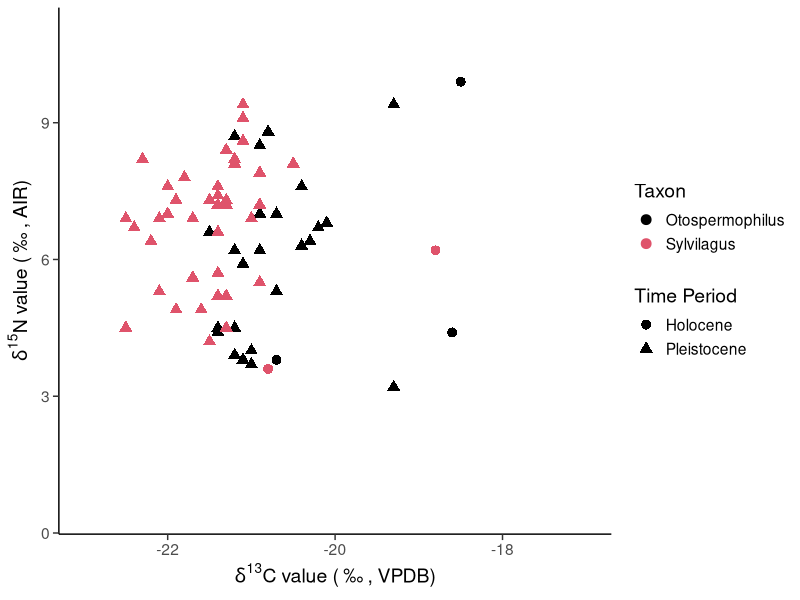
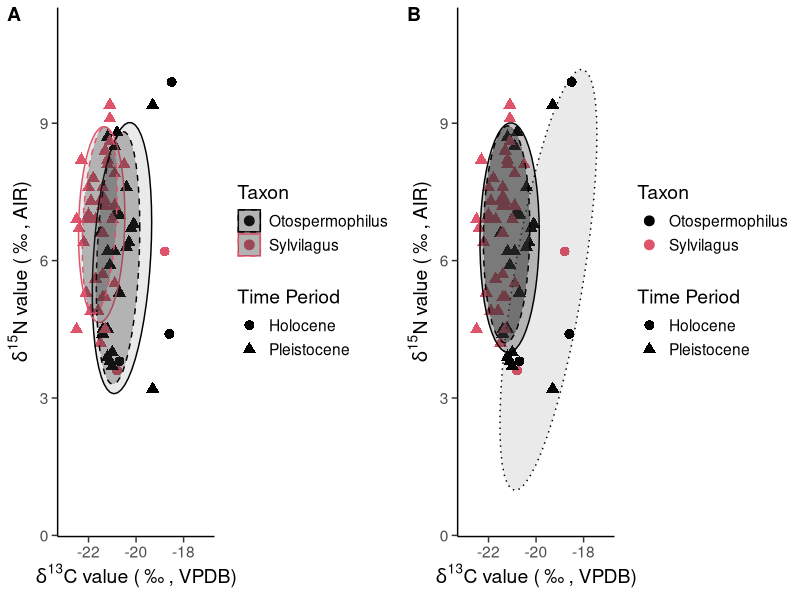
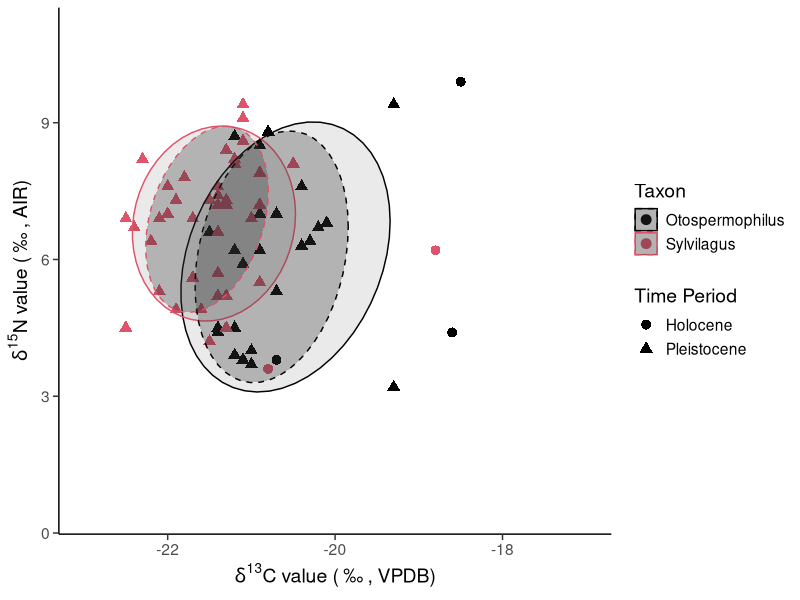
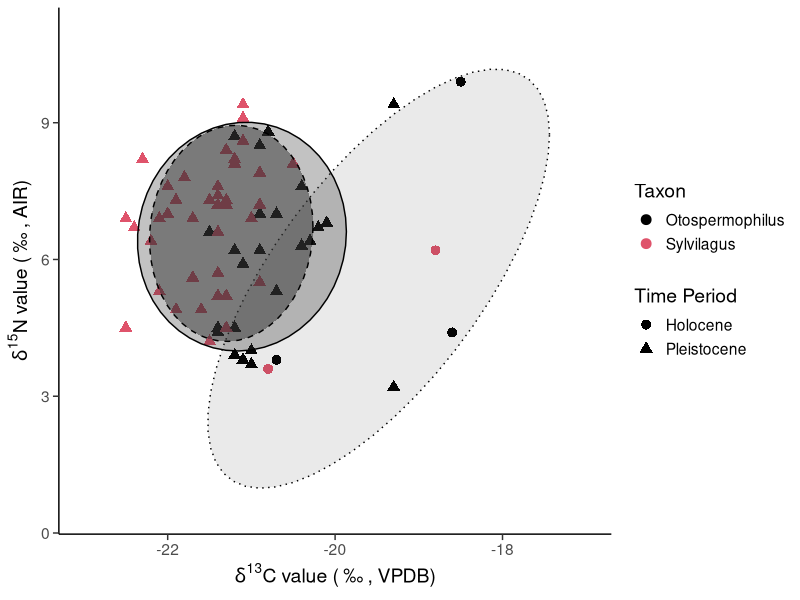

Here is the R script that generated these plots, in order: (Note: this script raises an error after producing the figures.)
library(tidyverse)
#library(gridExtra)
library(ggpubr)

# ggplot ellipses ----
# load in the isotope dataset
dat<- read.csv("data/processed/final_dataset_focaltaxa_with_calages_climate.csv", header=T)

# arrange for ggplot
rlb_data <- dat %>% mutate(Taxon = factor(Taxon), 
                           time_group = factor(time_group),
                           d13C = del13C_permil, 
                           d15N = del15N_permil,
                           .keep = "unused") 

## Final Figure 2 plots ----
# will alter in Illustrator afterwards

rlbPalette <- palette(c("royalblue2","darkorange"))
p.ell <- 0.68

# lay out basic plot structure
base.plot <- ggplot(data = rlb_data, 
                         aes(x = d13C, 
                             y = d15N)) + 
  lims(x = c(-23, -17), y= c(0.5,11)) +
  geom_point(aes(colour = Taxon, shape = time_group), size = 3) +
  scale_colour_manual(labels = c("Otospermophilus", "Sylvilagus"), 
                      values=rlbPalette) +
  scale_shape_manual(labels = c("Holocene", "Pleistocene"), 
                     values=c(16,17)) +
  ylab(expression({delta}^15*N~'value ('~'\u2030'~', AIR)')) +
  xlab(expression({delta}^13*C~'value ('~'\u2030'~', VPDB)')) + 
  theme_classic() +
  theme(text = element_text(size=14),
        axis.ticks.length = unit(0.15, "cm")) + 
  labs(colour = "Taxon", shape="Time Period") 

# Figure 2a
# add probability ellipses for all (Quaternary, solid line, light ellipse) and Pleistocene-only (dashed line) data 
# (taxa differentiated)

new.alldata.taxa.ellipse.plot <- base.plot + 
  stat_ellipse(data = rlb_data, 
               aes(x = d13C, 
                   y = d15N, color=Taxon), 
               linetype = 1,
               alpha = 0.1, 
               level = p.ell,
               type = "norm",
               geom = "polygon") + 
  stat_ellipse(data = rlb_data[which(rlb_data$time_group == "Pleistocene"),], 
               aes(x = d13C, 
                   y = d15N, color=Taxon), 
               linetype = 2,
               alpha = 0.3, 
               level = p.ell,
               type = "norm",
               geom = "polygon") + 
  scale_fill_manual(values=rlbPalette) 

# 2b
# add probability ellipses for Quaternary, Pleistocene and Holocene data separately
# (combining taxa)

new.alldata.time.ellipse.plot <- base.plot + 
  stat_ellipse(data = rlb_data[which(rlb_data$time_group == "Holocene"),], 
               color="black",
               linetype = 3,
               alpha = 0.1, 
               level = p.ell,
               type = "norm",
               geom = "polygon") +
  stat_ellipse(data = rlb_data, 
               color="black", 
               linetype = 1,
               alpha = 0.3, 
               level = p.ell,
               type = "norm",
               geom = "polygon") +
  stat_ellipse(data = rlb_data[which(rlb_data$time_group == "Pleistocene"),],
               color="black",
               linetype = 2,
               alpha = 0.5, 
               level = p.ell,
               type = "norm",
               geom = "polygon")

figure <- ggarrange(new.alldata.taxa.ellipse.plot,
                    new.alldata.time.ellipse.plot, 
                    labels = c("A", "B"),
                    ncol = 2, nrow = 1)

grDevices::cairo_pdf("output/Figure2_SIBERplots_Mar2022_JLB_both.pdf", width=12, height=4)
print(figure)
dev.off()



# other plots ----
first.plot <- ggplot(data = rlb_data, 
                 aes(x = d13C, 
                     y = d15N)) + 
  geom_point(aes(colour = Taxon, shape = time_group), size = 3) +
  scale_colour_manual(labels = c("Otospermophilus", "Sylvilagus"), 
                      values=rlbPalette) +
  scale_shape_manual(labels = c("Holocene", "Pleistocene"), 
                     values=c(16,17)) +
  ylab(expression(paste(delta^{15}, "N (\u2030)"))) +
  xlab(expression(paste(delta^{13}, "C (\u2030)"))) + 
  theme_classic() +
  theme(text = element_text(size=14),
        axis.ticks.length = unit(0.15, "cm")) + 
  labs(colour = "Taxon", shape="Time Period") 

print(first.plot) 

# error bars
sbg <- rlb_data %>% 
  group_by(Taxon, time_group) %>% 
  summarise(count = n(),
            mC = mean(d13C), 
            sdC = sd(d13C), 
            mN = mean(d15N), 
            sdN = sd(d15N))

second.plot <- first.plot +
  geom_errorbar(data = sbg, 
                mapping = aes(x = mC, y = mN,
                              ymin = mN - 1.96*sdN, 
                              ymax = mN + 1.96*sdN), 
                width = 0) +
  geom_errorbarh(data = sbg, 
                 mapping = aes(x = mC, y = mN,
                               xmin = mC - 1.96*sdC,
                               xmax = mC + 1.96*sdC),
                 height = 0) + 
  geom_point(data = sbg, aes(x = mC, 
                             y = mN,
                             fill = Taxon), 
             color = "black", shape = 22, size = 5,
             alpha = 0.7, show.legend = FALSE) +
  scale_fill_manual(values=rlbPalette)

print(second.plot)

ellipse.plot <- first.plot + 
  stat_ellipse(aes(Taxon = interaction(Taxon, time_group), 
                   fill = Taxon, 
                   color = Taxon), 
               alpha = 0.25, 
               level = p.ell,
               type = "norm",
               geom = "polygon") + 
  scale_fill_manual(values=rlbPalette) 

print(ellipse.plot)